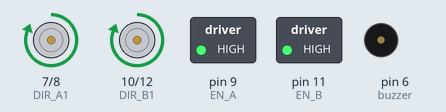
Recording of a sketch running on a simulated Arduino Uno, built with avr-gcc and run on an emulated ATmega328P. Shown: motor-driver pin pairs drawn as motors (green arrow = first pin HIGH = forward, orange = second pin HIGH = backward, longer = more drive), switched loads named in the sketch (green lamp = pin HIGH), buzzer (waves = sounding, pin HIGH). What the sketch prints to the serial monitor is not drawn.

Above: at 2.5 s.
At 7.5 s:
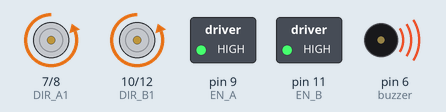
Timing chart, 0 to 13.0 s (numbered marks = the images above):
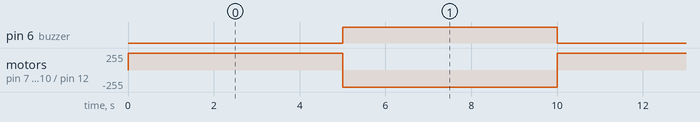

The sketch:

DAS1043-code-1.ino
```cpp
#include <Wire.h>

#define EN_A 9
#define EN_B 11

#define DIR_A1 7
#define DIR_A2 8
#define DIR_B1 10
#define DIR_B2 12

#define buzzer 6
#define address 104

void setup()
{


  Wire.begin();
  Serial.begin(115200);

  pinMode(EN_A, OUTPUT);
  pinMode(EN_B, OUTPUT);
  pinMode(DIR_A1, OUTPUT);
  pinMode(DIR_A2, OUTPUT);
  pinMode(DIR_B1, OUTPUT);
  pinMode(DIR_B2, OUTPUT);
  pinMode(buzzer, OUTPUT);

  digitalWrite (EN_A, HIGH);
  digitalWrite (EN_B, HIGH);

}


void I2C_check() {
  // int address = 104;

  Wire.beginTransmission(address);
  byte error = Wire.endTransmission();
  // Serial.print (error);

  if (error == 0)
  {
    Serial.print("找到地址 I2C device found at address 0x");
    if (address < 16)
      Serial.print("0");
    Serial.print(address, HEX);
    Serial.println("  !");
  }

}

void loop()
{

  I2C_check();

  Serial.println("反转电机方向 flipping motor direction ");
  Serial.println(" ");

  digitalWrite (DIR_A1, HIGH);
  digitalWrite (DIR_A2, LOW);
  digitalWrite (DIR_B1, HIGH);
  digitalWrite (DIR_B2, LOW);

  digitalWrite (buzzer, LOW);

  delay(5000);

  I2C_check();

  digitalWrite (DIR_A1, LOW);
  digitalWrite (DIR_A2, HIGH);
  digitalWrite (DIR_B1, LOW);
  digitalWrite (DIR_B2, HIGH);

  digitalWrite (buzzer, HIGH);

  delay(5000);


}
```

Measured:
- by itself, pin 6 (buzzer): alternates HIGH for 5.0 s and LOW for 5.0 s
- by itself, motor on pin 7 (DIR_A1) / pin 8 (DIR_A2), motor on pin 10 (DIR_B1) / pin 12 (DIR_B2): alternates forward 255/255 for 5.0 s and backward 255/255 for 5.0 s
